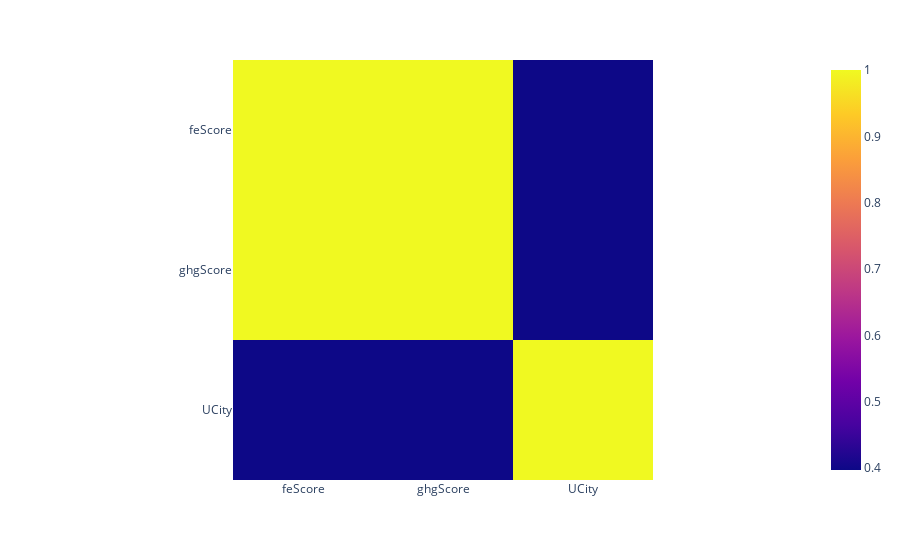

Notebook cell for this chart:
### Markdown cell above
Correlation matrix of feScore ghgScore and UCity

### Code cell
df38 = df[['feScore', 'ghgScore', 'UCity']]
fig = px.imshow(df38.corr())
fig.show()

### Figure 1 — Plotly figure (JSON) as saved in the notebook; plotly's stock layout.template omitted (floating-point values rounded to 4 significant figures)
{"data": [{"coloraxis": "coloraxis", "hovertemplate": "x: %{x}<br>y: %{y}<br>color: %{z}<extra></extra>", "name": "0", "type": "heatmap", "x": ["feScore", "ghgScore", "UCity"], "xaxis": "x", "y": ["feScore", "ghgScore", "UCity"], "yaxis": "y", "z": [[1, 0.9994, 0.3978], [0.9994, 1, 0.3974], [0.3978, 0.3974, 1]]}], "layout": {"coloraxis": {"colorscale": [[0, "#0d0887"], [0.1111, "#46039f"], [0.2222, "#7201a8"], [0.3333, "#9c179e"], [0.4444, "#bd3786"], [0.5556, "#d8576b"], [0.6667, "#ed7953"], [0.7778, "#fb9f3a"], [0.8889, "#fdca26"], [1, "#f0f921"]]}, "margin": {"t": 60}, "xaxis": {"anchor": "y", "constrain": "domain", "domain": [0, 1], "scaleanchor": "y"}, "yaxis": {"anchor": "x", "autorange": "reversed", "constrain": "domain", "domain": [0, 1]}}}
